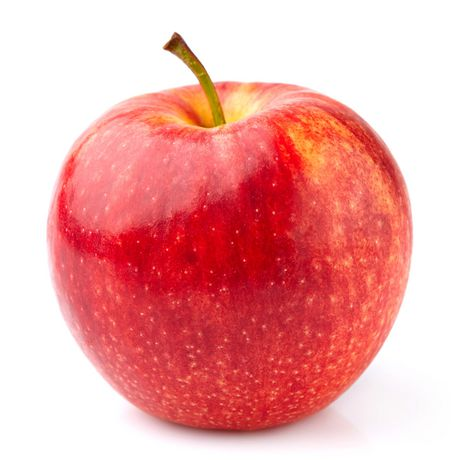
%> input picture 6th_Semester/Lab Assignments/MMT Lab/assgn8/apple.jpg, 460 x 460 px
$ octave prewitt.m   (GNU Octave 9; MATLAB toolbox functions it lacks are replaced by stand-ins)
%> lines starting %> are read from the running program, lines starting %| are printed output that depends on the picture
openImage = rgb2gray(imread('apple.jpg'));
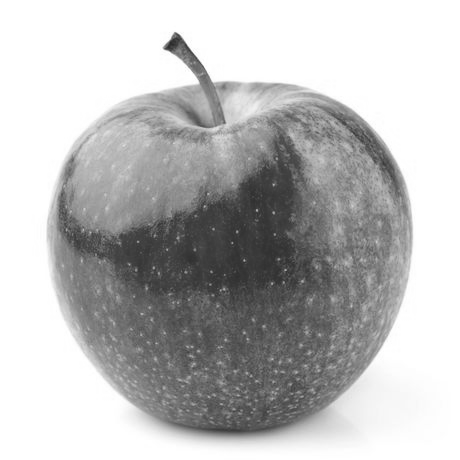
%> openImage: size 460x460 uint8; min 42, max 255, mean 188
openImage = im2double(openImage); %// Convert to double
%> openImage: size 460x460 double

%// Corrected masks
b=[-1 -1 -1;0 0 0;1 1 1]/6;
c=[-1 0 1; -1 0 1; -1 0 1]/6;
Gx=abs(conv2(openImage,c,'same'));
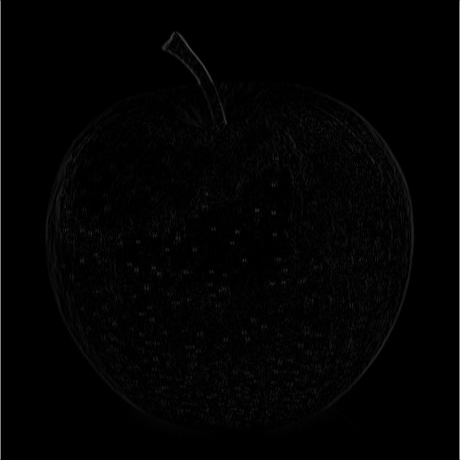
%> Gx: size 460x460 double; min 0, max 0.5, mean 0.0112
Gy=abs(conv2(openImage,b,'same'));
G = sqrt( Gx.^2 + Gy.^2);
out = G > 0.08995; %// Threshold image
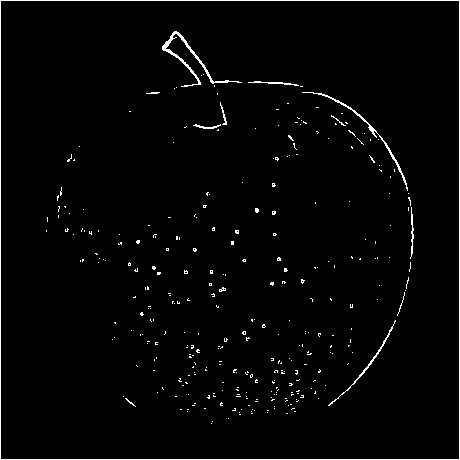
%> out: size 460x460 logical; 2.1% white in thin lines or dots
figure;
imshow(out),title('prewit operator');

$ run again, with 6th_Semester/Lab Assignments/MMT Lab/assgn8/sobel.png saved as 6th_Semester/Lab Assignments/MMT Lab/assgn8/apple.jpg
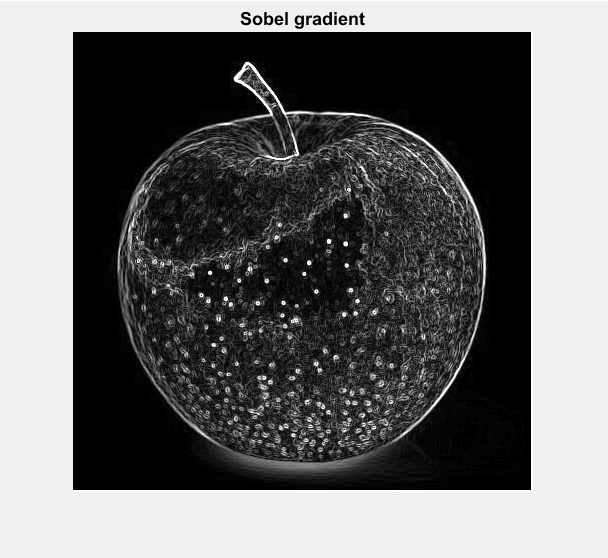
%> input picture 6th_Semester/Lab Assignments/MMT Lab/assgn8/sobel.png, 608 x 558 px
%> `G = sqrt( Gx.^2 + Gy.^2);`:
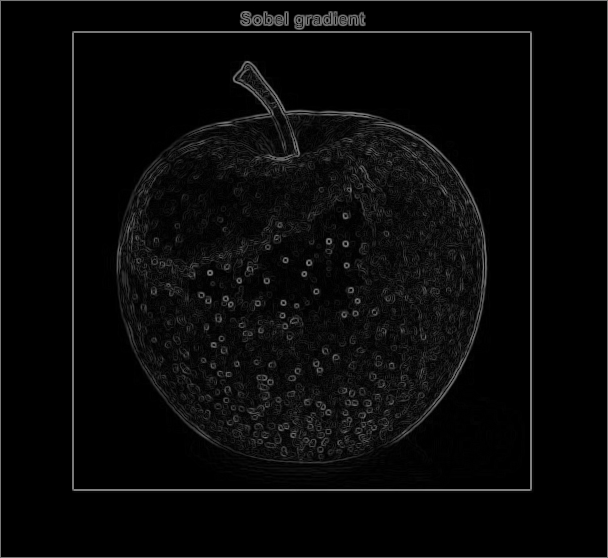
%> G: size 558x608 double; min 0, max 0.509, mean 0.0354
%> `out = G > 0.08995;`:
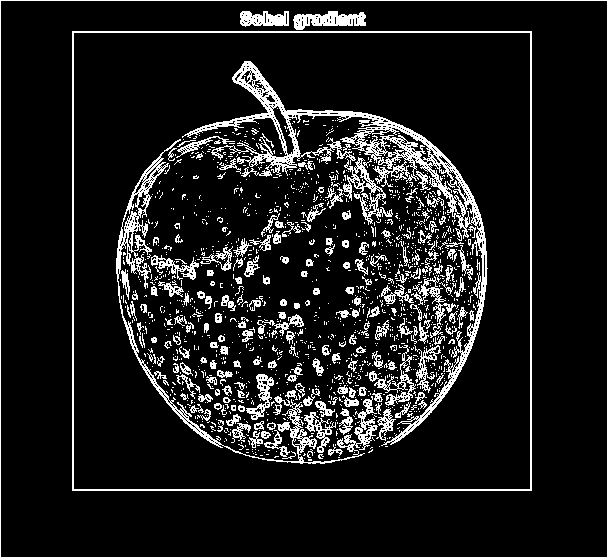
%> out: size 558x608 logical; 11.3% white in thin lines or dots
